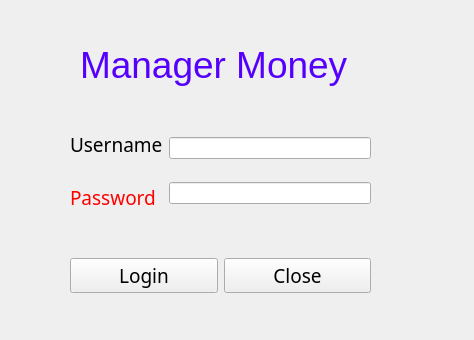
<?xml version="1.0" encoding="UTF-8"?>
<ui version="4.0">
 <class>LoginScreen</class>
 <widget class="QWidget" name="LoginScreen">
  <property name="geometry">
   <rect>
    <x>0</x>
    <y>0</y>
    <width>474</width>
    <height>340</height>
   </rect>
  </property>
  <property name="windowTitle">
   <string>Form</string>
  </property>
  <property name="inputMethodHints">
   <set>Qt::InputMethodHint::ImhNone</set>
  </property>
  <widget class="QLabel" name="lblManagerMoney">
   <property name="enabled">
    <bool>true</bool>
   </property>
   <property name="geometry">
    <rect>
     <x>80</x>
     <y>40</y>
     <width>269</width>
     <height>49</height>
    </rect>
   </property>
   <property name="font">
    <font>
     <family>Segoe UI</family>
     <pointsize>28</pointsize>
     <italic>false</italic>
     <bold>false</bold>
    </font>
   </property>
   <property name="styleSheet">
    <string notr="true">color:rgb(85, 0, 255);
font: 28pt &quot;Segoe UI&quot;;</string>
   </property>
   <property name="text">
    <string>Manager Money</string>
   </property>
  </widget>
  <widget class="QWidget" name="">
   <property name="geometry">
    <rect>
     <x>70</x>
     <y>240</y>
     <width>301</width>
     <height>71</height>
    </rect>
   </property>
   <layout class="QHBoxLayout" name="hlLoginClose">
    <item>
     <widget class="QPushButton" name="btnLogin">
      <property name="font">
       <font>
        <family>Nirmala UI Semilight</family>
        <pointsize>14</pointsize>
       </font>
      </property>
      <property name="text">
       <string>Login</string>
      </property>
     </widget>
    </item>
    <item>
     <widget class="QPushButton" name="btnClose">
      <property name="font">
       <font>
        <family>Nirmala UI Semilight</family>
        <pointsize>14</pointsize>
       </font>
      </property>
      <property name="text">
       <string>Close</string>
      </property>
     </widget>
    </item>
   </layout>
  </widget>
  <widget class="QWidget" name="">
   <property name="geometry">
    <rect>
     <x>70</x>
     <y>120</y>
     <width>301</width>
     <height>101</height>
    </rect>
   </property>
   <layout class="QHBoxLayout" name="hlInput">
    <item>
     <layout class="QVBoxLayout" name="vlUsername">
      <item>
       <widget class="QLabel" name="lblUsername">
        <property name="enabled">
         <bool>true</bool>
        </property>
        <property name="font">
         <font>
          <family>Nirmala UI Semilight</family>
          <pointsize>14</pointsize>
         </font>
        </property>
        <property name="text">
         <string>Username</string>
        </property>
       </widget>
      </item>
      <item>
       <widget class="QLabel" name="lblPassword">
        <property name="font">
         <font>
          <family>Nirmala UI Semilight</family>
          <pointsize>14</pointsize>
         </font>
        </property>
        <property name="styleSheet">
         <string notr="true">color:rgb(255, 0, 0)</string>
        </property>
        <property name="text">
         <string>Password</string>
        </property>
       </widget>
      </item>
     </layout>
    </item>
    <item>
     <layout class="QVBoxLayout" name="verticalLayout_2">
      <item>
       <widget class="QLineEdit" name="lneUsername"/>
      </item>
      <item>
       <widget class="QLineEdit" name="lnePassword">
        <property name="echoMode">
         <enum>QLineEdit::EchoMode::Password</enum>
        </property>
       </widget>
      </item>
     </layout>
    </item>
   </layout>
  </widget>
 </widget>
 <resources/>
 <connections/>
</ui>
